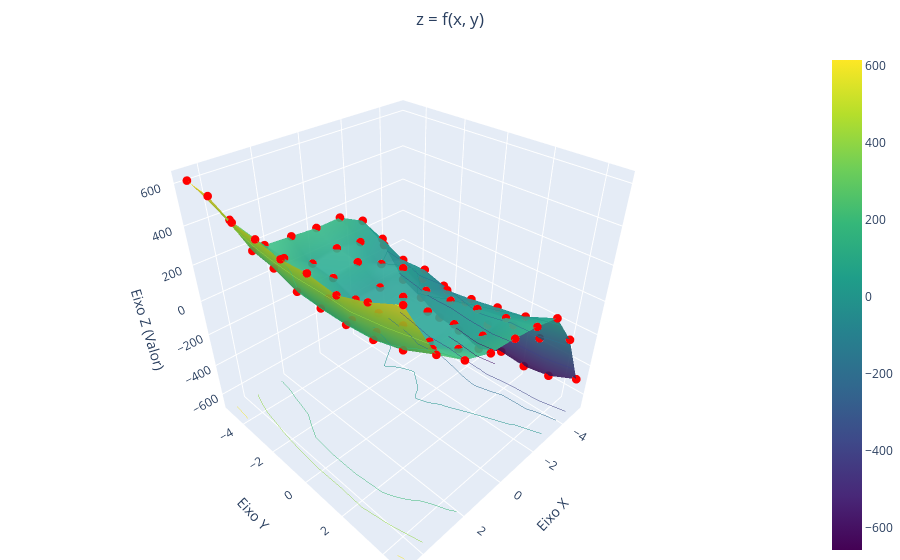

Notebook code cell kept with this figure:
### Code cell
df_pivot = df.pivot(index='y', columns='x', values='z')

# Extrair os componentes para o Plotly
x_axis = df_pivot.columns.values  # Eixo X
y_axis = df_pivot.index.values    # Eixo Y
z_grid = df_pivot.values        # Valores Z (grid)

fig = go.Figure()

# Adicionar a Superfície
fig.add_trace(go.Surface(
    x=x_axis,
    y=y_axis,
    z=z_grid,
    colorscale='Viridis',
    opacity=0.9,
    contours_z=dict(show=True, usecolormap=True, project_z=True, highlightcolor="white"),
    name='Superfície dos Dados'
))

# Adicionar os Pontos de Dados Originais
fig.add_trace(go.Scatter3d(
    x=df['x'],
    y=df['y'],
    z=df['z'],
    mode='markers',
    marker=dict(size=3, color='red', symbol='circle'),
    name='Pontos de Dados Originais'
))

# Melhorar o Layout
fig.update_layout(
    title=dict(text='z = f(x, y)', x=0.5),
    scene=dict(
        xaxis_title='Eixo X',
        yaxis_title='Eixo Y',
        zaxis_title='Eixo Z (Valor)'
    ),
    margin=dict(l=0, r=0, b=0, t=50)
)

fig.show()

### Figure 1 — Plotly figure (JSON) as saved in the notebook; plotly's stock layout.template omitted (floating-point values rounded to 4 significant figures)
{"data": [{"colorscale": [[0, "#440154"], [0.1111, "#482878"], [0.2222, "#3e4989"], [0.3333, "#31688e"], [0.4444, "#26828e"], [0.5556, "#1f9e89"], [0.6667, "#35b779"], [0.7778, "#6ece58"], [0.8889, "#b5de2b"], [1, "#fde725"]], "contours": {"z": {"highlightcolor": "white", "project": {"z": true}, "show": true, "usecolormap": true}}, "name": "Superfície dos Dados", "opacity": 0.9, "type": "surface", "x": [-5.0, -3.8, -2.6, -1.4, -0.2, 1.0, 2.2, 3.4, 4.6], "y": [-5.0, -3.8, -2.6, -1.4, -0.2, 1.0, 2.2, 3.4, 4.6], "z": [[-459.0, -142.9, 75.41, 152.7, 150.6, 163.3, 176.5, 372.3, 612.7], [-520.4, -178.1, 23.71, 67.24, 94.1, 72.25, 170.6, 275.6, 595.5], [-593.0, -235.0, -42.78, 0.7325, 80.1, 59.4, 152.3, 253.5, 534.9], [-606.8, -209.0, -34.59, 45.21, 4.504, 10.31, 94.19, 207.1, 522.4], [-657.4, -241.4, -87.26, -15.57, 25.89, 13.36, 57.16, 200.5, 502.3], [-586.1, -308.3, -65.33, 4.347, 22.13, 27.72, 77.81, 201.1, 512.6], [-598.5, -226.5, -35.55, 36.58, 34.32, 25.95, 71.56, 215.0, 496.1], [-569.7, -223.0, -6.816, 67.91, 58.18, 78.59, 170.2, 257.7, 545.6], [-493.1, -142.5, 66.7, 105.1, 131.2, 149.0, 209.0, 329.3, 614.7]]}, {"marker": {"color": "red", "size": 3, "symbol": "circle"}, "mode": "markers", "name": "Pontos de Dados Originais", "type": "scatter3d", "x": [-5.0, -5.0, -5.0, -5.0, -5.0, -5.0, -5.0, -5.0, -5.0, -3.8, -3.8, -3.8, -3.8, -3.8, -3.8, -3.8, -3.8, -3.8, -2.6, -2.6, -2.6, -2.6, -2.6, -2.6, -2.6, -2.6, -2.6, -1.4, -1.4, -1.4, -1.4, -1.4, -1.4, -1.4, -1.4, -1.4, -0.2, -0.2, -0.2, -0.2, -0.2, -0.2, -0.2, -0.2, -0.2, 1.0, 1.0, 1.0, 1.0, 1.0, 1.0, 1.0, 1.0, 1.0, 2.2, 2.2, 2.2, 2.2, 2.2, 2.2, 2.2, 2.2, 2.2, 3.4, 3.4, 3.4, 3.4, 3.4, 3.4, 3.4, 3.4, 3.4, 4.6, 4.6, 4.6, 4.6, 4.6, 4.6, 4.6, 4.6, 4.6], "y": [-5.0, -3.8, -2.6, -1.4, -0.2, 1.0, 2.2, 3.4, 4.6, -5.0, -3.8, -2.6, -1.4, -0.2, 1.0, 2.2, 3.4, 4.6, -5.0, -3.8, -2.6, -1.4, -0.2, 1.0, 2.2, 3.4, 4.6, -5.0, -3.8, -2.6, -1.4, -0.2, 1.0, 2.2, 3.4, 4.6, -5.0, -3.8, -2.6, -1.4, -0.2, 1.0, 2.2, 3.4, 4.6, -5.0, -3.8, -2.6, -1.4, -0.2, 1.0, 2.2, 3.4, 4.6, -5.0, -3.8, -2.6, -1.4, -0.2, 1.0, 2.2, 3.4, 4.6, -5.0, -3.8, -2.6, -1.4, -0.2, 1.0, 2.2, 3.4, 4.6, -5.0, -3.8, -2.6, -1.4, -0.2, 1.0, 2.2, 3.4, 4.6], "z": [-459.0, -520.4, -593.0, -606.8, -657.4, -586.1, -598.5, -569.7, -493.1, -142.9, -178.1, -235.0, -209.0, -241.4, -308.3, -226.5, -223.0, -142.5, 75.41, 23.71, -42.78, -34.59, -87.26, -65.33, -35.55, -6.816, 66.7, 152.7, 67.24, 0.7325, 45.21, -15.57, 4.347, 36.58, 67.91, 105.1, 150.6, 94.1, 80.1, 4.504, 25.89, 22.13, 34.32, 58.18, 131.2, 163.3, 72.25, 59.4, 10.31, 13.36, 27.72, 25.95, 78.59, 149.0, 176.5, 170.6, 152.3, 94.19, 57.16, 77.81, 71.56, 170.2, 209.0, 372.3, 275.6, 253.5, 207.1, 200.5, 201.1, 215.0, 257.7, 329.3, 612.7, 595.5, 534.9, 522.4, 502.3, 512.6, 496.1, 545.6, 614.7]}], "layout": {"margin": {"b": 0, "l": 0, "r": 0, "t": 50}, "scene": {"xaxis": {"title": {"text": "Eixo X"}}, "yaxis": {"title": {"text": "Eixo Y"}}, "zaxis": {"title": {"text": "Eixo Z (Valor)"}}}, "title": {"text": "z = f(x, y)", "x": 0.5}}}
